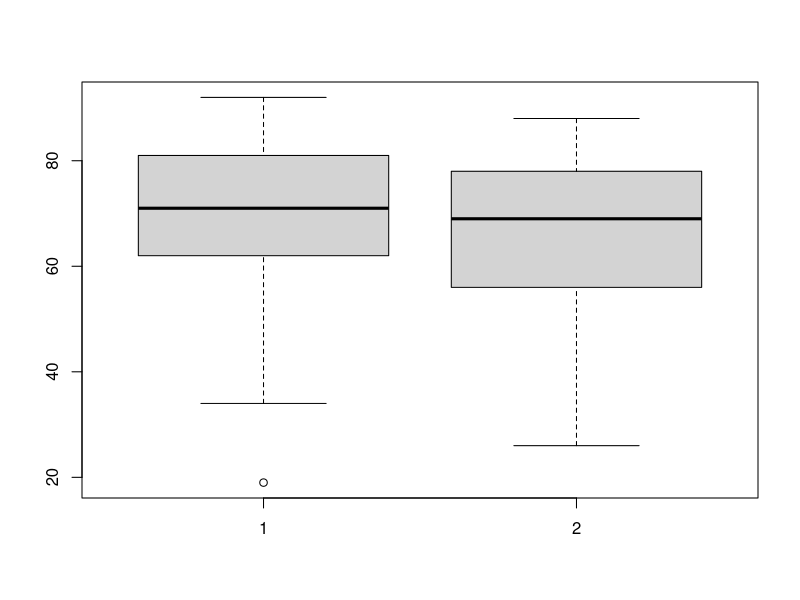
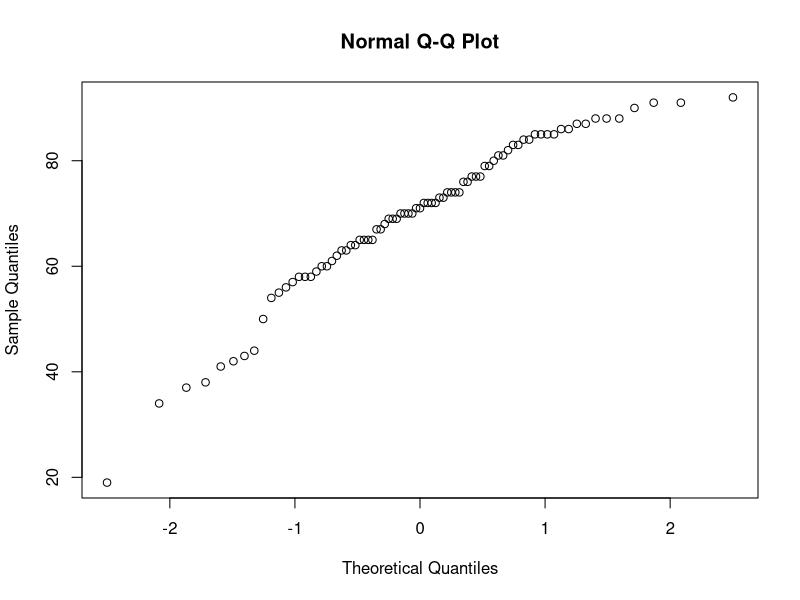
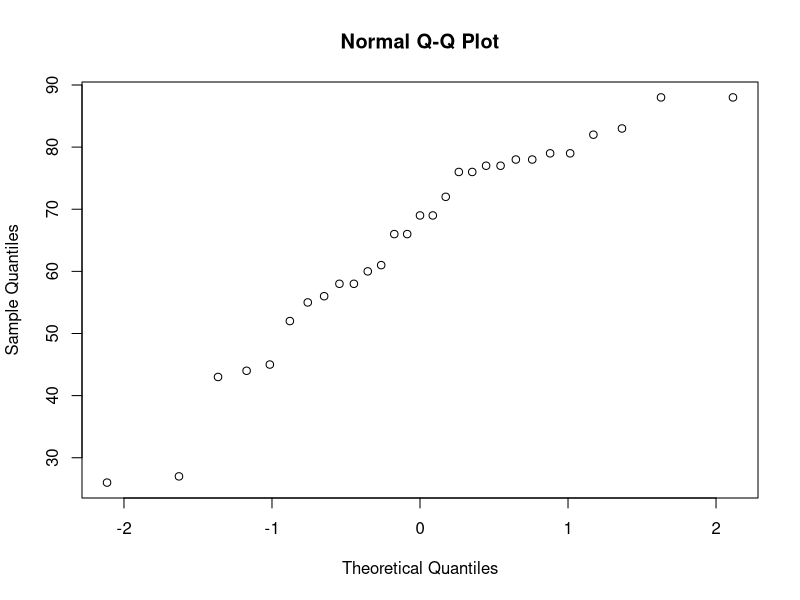
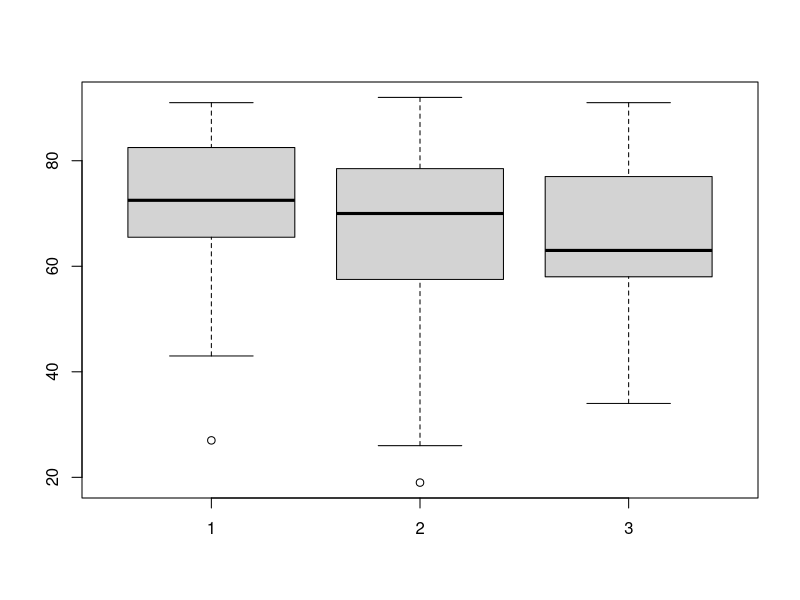
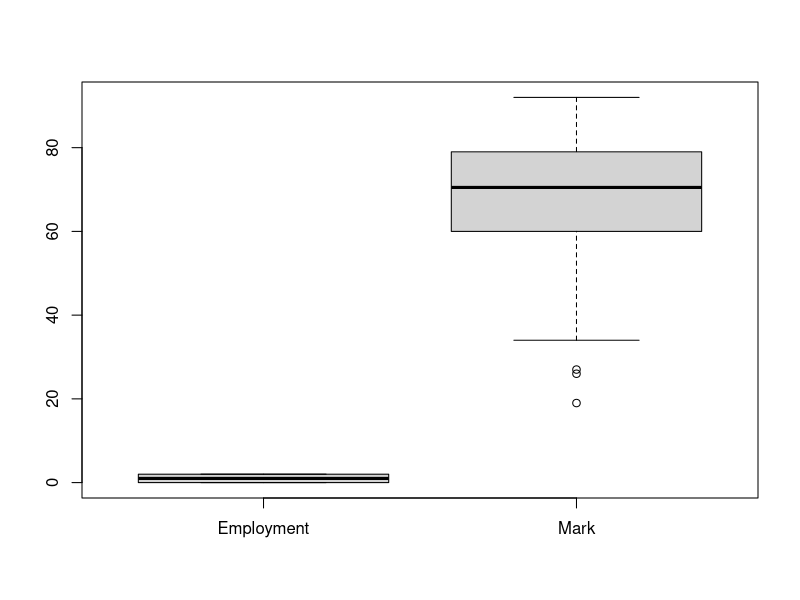

Here is the R script that generated these plots, in order:
library("readxl")

file <- read_excel("S3225_Project_Data.xlsx")
file

summary(file)


data_df <- data.frame(file)

data_df

data_df_filtered <- subset(data_df, select = c('Anxiety', 'Mark'))

data_df_filtered

noAnxiety_mark <- data_df_filtered[data_df_filtered$Anxiety == 0,]
noAnxiety_mark
summary(noAnxiety_mark$Mark)

withAnxiety_mark <- data_df_filtered[data_df_filtered$Anxiety == 1,]
withAnxiety_mark
summary(withAnxiety_mark$Mark)
#check for if the data is normalized -- > conduct a side by side boxplot

boxplot(noAnxiety_mark$Mark,withAnxiety_mark$Mark)
qqnorm(noAnxiety_mark$Mark)
qqnorm(withAnxiety_mark$Mark)



#Q4. Boxplots
data_q4 <- subset(data_df, select = c('Employment', 'Mark'))
data_q4 
unemployed_mark <- data_q4[data_q4$Employment == 0,]
nrow(unemployed_mark)
part_mark <- data_q4[data_q4$Employment == 1,]
nrow(part_mark)
full_makr <- data_q4[data_q4$Employment == 2,]
nrow(full_makr)
boxplot(unemployed_mark$Mark,part_mark$Mark,full_makr$Mark)

boxplot(data_q4)


#F test first 
#we need the number of students with math anxiety
#and the number of students without math anxiety 
#although anxiety is a categorical variable



SD_withMathAnxiety <- sd(withAnxiety_mark$Mark)
SD_noMathAnxiety <- sd(noAnxiety_mark$Mark)

#has smaller SD
SD_noMathAnxiety

#has larger SD
SD_withMathAnxiety

var.test(withAnxiety_mark$Mark,noAnxiety_mark$Mark)
#the p value is larger than alpha, therefore we cannot reject H0, meaning that the two standard deviatations show no differenc

#therefore have to do a pooled T test 
t.test(withAnxiety_mark$Mark,noAnxiety_mark$Mark, var.equal = TRUE)
